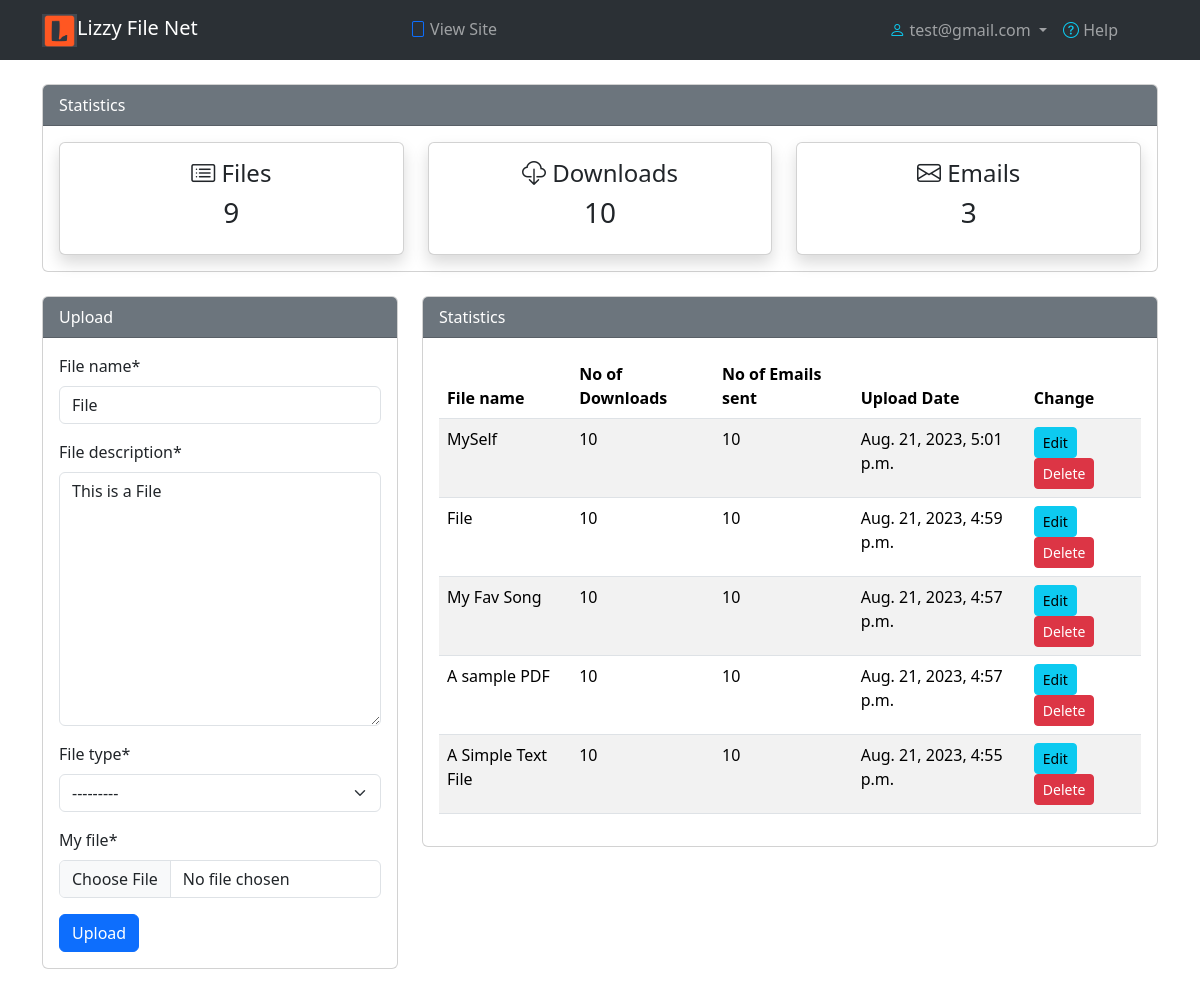
The page /admin_panel/ (signed in) on the database as committed earlier.
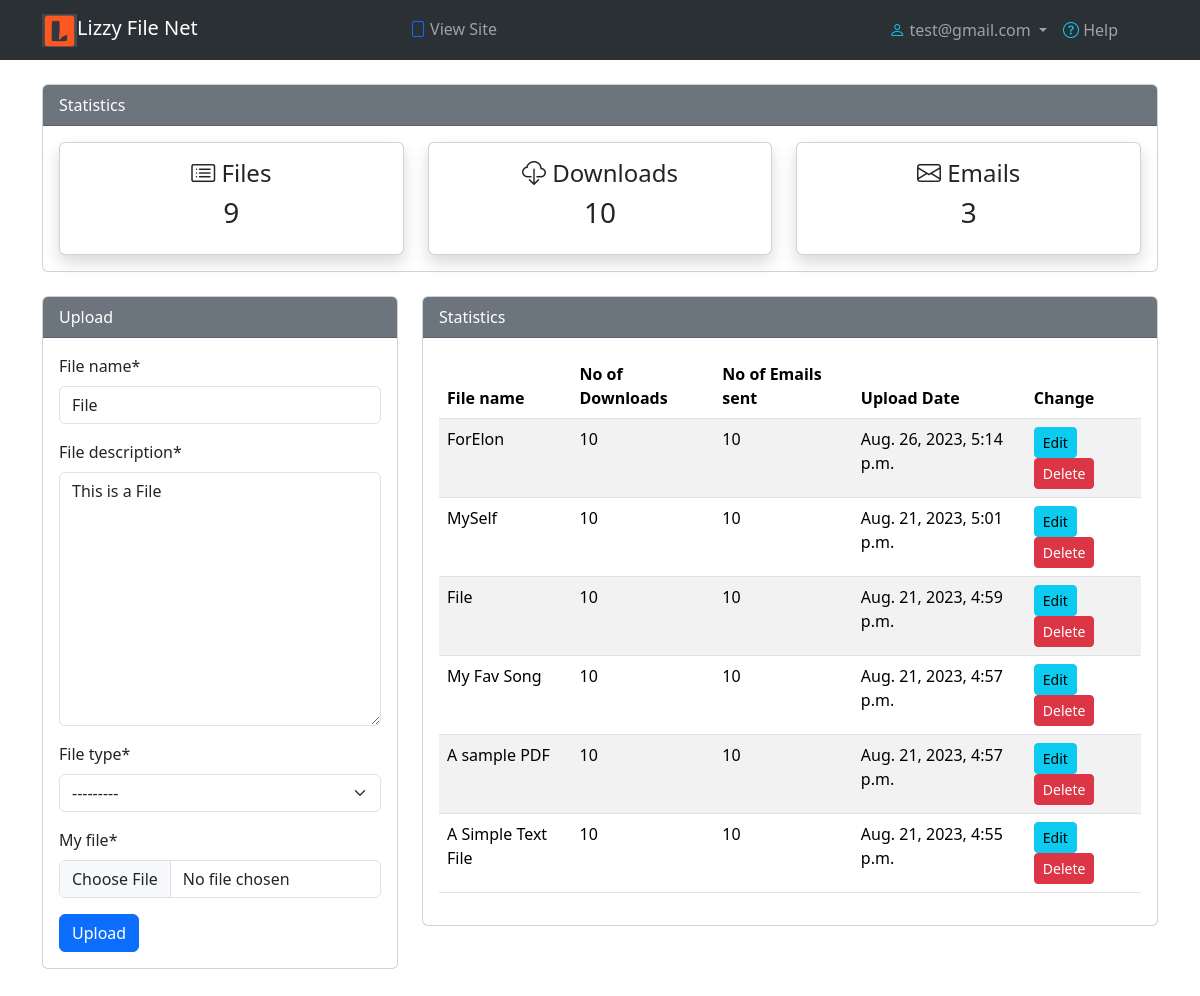
The same page on the database as committed later.
### dashboard/models.py (models this page shows, shortened)
class MyFileManager(models.Model):
    file_name = models.CharField(max_length=200, default="File", blank=False)  # title
    file_description = models.TextField(default='This is a File', max_length=200, blank=False) # description
    file_type = models.CharField(max_length=20, choices=MYFILETYPES)
    my_file = models.FileField(upload_to="all_files")
    ids = models.AutoField(primary_key=True)
    file_upload_date =  models.DateTimeField(auto_now_add=True)
    class Meta:
        ordering = ('-file_upload_date',)

### dashboard/views.py (the view)
# urls.py: path('admin_panel/', views.admin_panel, name="admin_panel" ),
@login_required
def admin_panel(request):
    the_files = MyFileManager.objects.all()
    if request.method == "POST":
        form  = MyFileManagerForm(request.POST, request.FILES)
        if form.is_valid():
            form.save()
            return redirect('admin_panel')
    else:
        form = MyFileManagerForm()
    context = {
        'the_files': the_files,
        'form': form,
    }
    return render(
        request=request,
        template_name='dashboard/admin_panel.html',
        context=context
    )

### dashboard/forms.py
class MyFileManagerForm(forms.ModelForm):
    class Meta:
        model = MyFileManager
        fields = ('file_name', 'file_description', 'file_type', 'my_file')

### templates/dashboard/admin_panel.html (shortened to what the changed rows need)
{% extends 'base/base_bootstrap.html' %}
{% load static %}
{% load crispy_forms_tags %}
{% block content %}
<br>
<div class='container'>
    <div class="row">
        <div class="col-md-8 mt-4">
            <div class="card">
                <div class="card-body">
                    <table class="table table table-striped">
                    <thead>
                        <tr>
                        <th scope="col"> File name </th>
                        <th scope="col"> No of Downloads </th>
                        <th scope="col"> No of Emails sent </th>
                        <th scope="col"> Upload Date </th>
                        <th scope="col"> Change </th>
                        </tr>
                    </thead>
                    <tbody>
                        {% for the_file in the_files %}
                        <tr>
                            <td> {{ the_file.file_name }} </td>
                            <td> 10 </td>
                            <td> 10 </td>
                            <td> {{the_file.file_upload_date}} </td>
                            <td>
                                <a class="btn btn-info btn-sm" href="{% url 'file_update' the_file.ids %}">Edit</a>
                                <a class="btn btn-danger btn-sm" href="{% url 'file_delete' the_file.ids %}">Delete</a>
                            </td>
                        </tr>
                        {% endfor %}
                    </tbody>
                    </table>
                </div>
            </div>
        </div>
    </div>
</div>
<br><br>
{% endblock %}

Rows that differ between the two databases and show on the page:
added MyFileManager: file_name "ForElon", file_upload_date "Aug. 26, 2023, 5:14 p.m."
